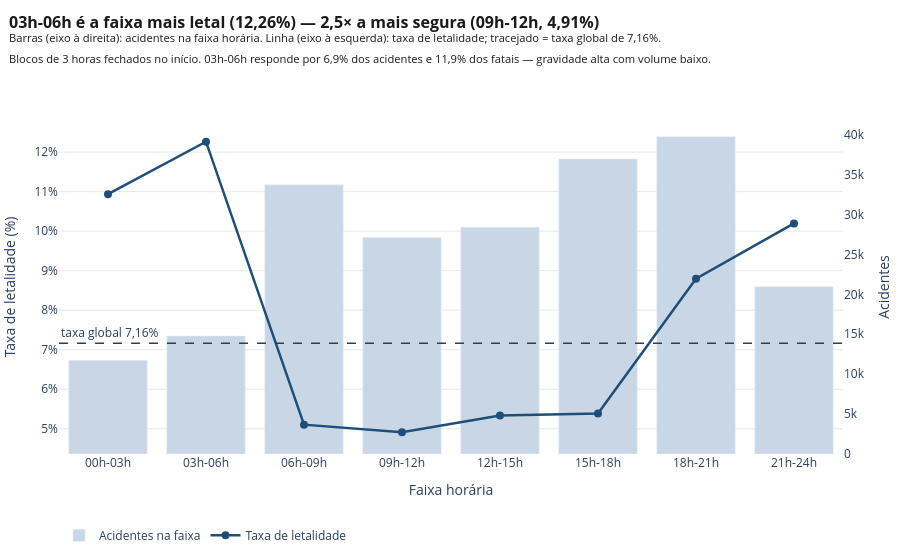

The notebook cell saved with this chart:
### Markdown cell above
---

## Gráfico 3 — Que horas do dia concentram os acidentes fatais?

**Pergunta:** dividindo o dia em blocos de 3 horas, como se distribuem o volume de acidentes
e a taxa de letalidade?

**Resposta:** a madrugada é o pior período, e o gráfico mostra que **volume e gravidade não
vão juntos**. A faixa **03h–06h** tem a taxa mais alta (**12,26%** — 2,5 vezes a mais segura,
09h–12h com 4,91%), mesmo sendo uma das faixas com menos acidentes. Em volume, quem domina é
18h–21h, com 39.758 acidentes, mas taxa de apenas 8,80%.

Este gráfico detalha, em blocos de 3 horas, o que a Q3 mostrou por `fase_dia`: as horas de
pouca luz são as mais graves.

### Code cell
faixa = df.groupby("faixa_horaria").agg(
    acidentes=("acidente_fatal", "size"),
    fatais=("acidente_fatal", "sum"),
)
faixa["taxa_letalidade"] = faixa["fatais"] / faixa["acidentes"]
faixa = faixa.sort_index()

pior = faixa["taxa_letalidade"].idxmax()
melhor = faixa["taxa_letalidade"].idxmin()
razao = faixa["taxa_letalidade"].max() / faixa["taxa_letalidade"].min()
participacao = faixa.loc[pior, "acidentes"] / len(df)

fig = go.Figure()
# zorder: barra no fundo, linha de taxa na frente (ver a nota do gráfico 2).
fig.add_bar(
    x=faixa.index, y=faixa["acidentes"], name="Acidentes na faixa",
    yaxis="y2", marker_color=BARRA, zorder=0,
    hovertemplate="<b>%{x}</b><br>Acidentes: %{y:,}<extra></extra>",
)
fig.add_scatter(
    x=faixa.index, y=faixa["taxa_letalidade"] * 100, name="Taxa de letalidade",
    mode="lines+markers", line=dict(color=AZUL, width=2.5), marker=dict(size=8),
    zorder=2,
    customdata=[[pct(v)] for v in faixa["taxa_letalidade"]],
    hovertemplate="<b>%{x}</b><br>Taxa de letalidade: %{customdata[0]}<extra></extra>",
)
fig.add_hline(
    y=TAXA_GLOBAL * 100, line_dash="dash", line_color=NEUTRO, line_width=1.5,
    annotation_text=f"taxa global {pct(TAXA_GLOBAL)}", annotation_position="top left",
    layer="above",
)

fig.update_layout(
    title=titulo(
        f"{pior} é a faixa mais letal ({pct(faixa['taxa_letalidade'].max())}) — "
        f"{f'{razao:.1f}'.replace('.', ',')}× a mais segura "
        f"({melhor}, {pct(faixa['taxa_letalidade'].min())})",
        f"Barras (eixo à direita): acidentes na faixa horária. Linha (eixo à esquerda): "
        f"taxa de letalidade; tracejado = taxa global de {pct(TAXA_GLOBAL)}.",
        f"Blocos de 3 horas fechados no início. {pior} responde por "
        f"{pct(participacao, 1)} dos acidentes e {pct(faixa.loc[pior, 'fatais'] / df['acidente_fatal'].sum(), 1)} "
        f"dos fatais — gravidade alta com volume baixo.",
    ),
    xaxis=dict(title="Faixa horária"),
    yaxis=dict(title="Taxa de letalidade (%)", gridcolor="#e8e8e8",
               tickvals=[4, 5, 6, 7, 8, 9, 10, 11, 12, 13],
               ticktext=["4%", "5%", "6%", "7%", "8%", "9%", "10%", "11%", "12%", "13%"]),
    yaxis2=dict(title="Acidentes", overlaying="y", side="right", showgrid=False),
    plot_bgcolor="white", height=560, margin=dict(l=10, r=10, t=120, b=80),
    legend=dict(orientation="h", y=-0.2, x=0),
)

assert razao > 2, "A razão entre a pior e a melhor faixa deveria passar de 2"
assert faixa.loc[pior, "acidentes"] < faixa["acidentes"].max(), (
    "A faixa mais letal não deveria ser a de maior volume"
)

salvar_grafico(fig, "g3_faixa_horaria")

### Figure 1 — Plotly figure (JSON) as saved in the notebook; plotly's stock layout.template omitted (floating-point values rounded to 4 significant figures)
{"data": [{"hovertemplate": "<b>%{x}</b><br>Acidentes: %{y:,}<extra></extra>", "marker": {"color": "#c8d6e5"}, "name": "Acidentes na faixa", "type": "bar", "x": ["00h-03h", "03h-06h", "06h-09h", "09h-12h", "12h-15h", "15h-18h", "18h-21h", "21h-24h"], "y": [11741, 14792, 33733, 27142, 28421, 36959, 39758, 20951], "yaxis": "y2", "zorder": 0}, {"customdata": [["10,94%"], ["12,26%"], ["5,10%"], ["4,91%"], ["5,33%"], ["5,38%"], ["8,80%"], ["10,20%"]], "hovertemplate": "<b>%{x}</b><br>Taxa de letalidade: %{customdata[0]}<extra></extra>", "line": {"color": "#1f4e79", "width": 2.5}, "marker": {"size": 8}, "mode": "lines+markers", "name": "Taxa de letalidade", "type": "scatter", "x": ["00h-03h", "03h-06h", "06h-09h", "09h-12h", "12h-15h", "15h-18h", "18h-21h", "21h-24h"], "y": [10.94, 12.26, 5.105, 4.911, 5.334, 5.384, 8.798, 10.2], "zorder": 2}], "layout": {"annotations": [{"showarrow": false, "text": "taxa global 7,16%", "x": 0, "xanchor": "left", "xref": "x domain", "y": 7.163, "yanchor": "bottom", "yref": "y"}], "height": 560, "legend": {"orientation": "h", "x": 0, "y": -0.2}, "margin": {"b": 80, "l": 10, "r": 10, "t": 120}, "plot_bgcolor": "white", "shapes": [{"layer": "above", "line": {"color": "#2c3e50", "dash": "dash", "width": 1.5}, "type": "line", "x0": 0, "x1": 1, "xref": "x domain", "y0": 7.163, "y1": 7.163, "yref": "y"}], "title": {"automargin": true, "font": {"color": "#1a1a1a", "size": 16}, "text": "<b>03h-06h é a faixa mais letal (12,26%) — 2,5× a mais segura (09h-12h, 4,91%)</b><br><sup>Barras (eixo à direita): acidentes na faixa horária. Linha (eixo à esquerda): taxa de letalidade; tracejado = taxa global de 7,16%.<br>Blocos de 3 horas fechados no início. 03h-06h responde por 6,9% dos acidentes e 11,9% dos fatais — gravidade alta com volume baixo.</sup>", "x": 0.01, "xanchor": "left", "y": 0.95, "yanchor": "top"}, "xaxis": {"title": {"text": "Faixa horária"}}, "yaxis": {"gridcolor": "#e8e8e8", "ticktext": ["4%", "5%", "6%", "7%", "8%", "9%", "10%", "11%", "12%", "13%"], "tickvals": [4, 5, 6, 7, 8, 9, 10, 11, 12, 13], "title": {"text": "Taxa de letalidade (%)"}}, "yaxis2": {"overlaying": "y", "showgrid": false, "side": "right", "title": {"text": "Acidentes"}}}}
